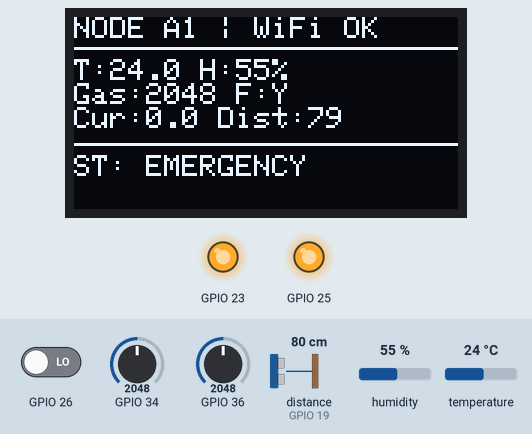
The sketch below on a simulated ESP32. On the bench: 128×64 one-colour display, output pins drawn as LEDs (lit = HIGH). Dashed ring = blinking. The test bench sets the inputs (shaded band); at power-on: GPIO 26 LOW, GPIO 34 = 2048, GPIO 36 = 2048, distance to the obstacle (sensor on GPIO 19) 80 cm, humidity 55 %, temperature 24 °C. Pins used as bus, display or sensor lines are not drawn; what the sketch prints to the serial monitor is not drawn.

Above: at 4.7 s.
4.8 s: GPIO 26 driven HIGH
At 6.5 s:
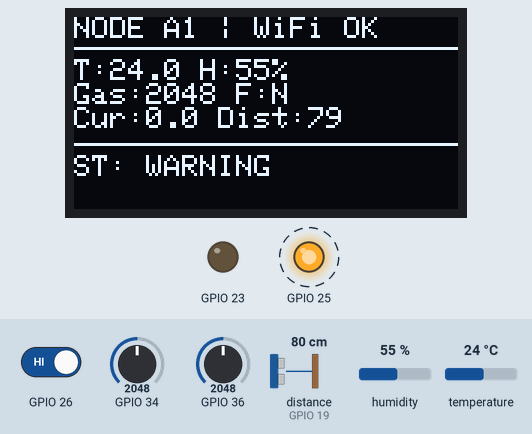
8.1 s: GPIO 34 set to 2458
At 9.0 s:
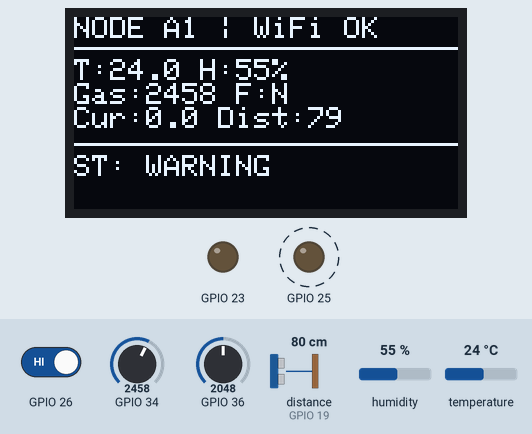
9.7 s: GPIO 34 set to 2531
At 10.9 s:
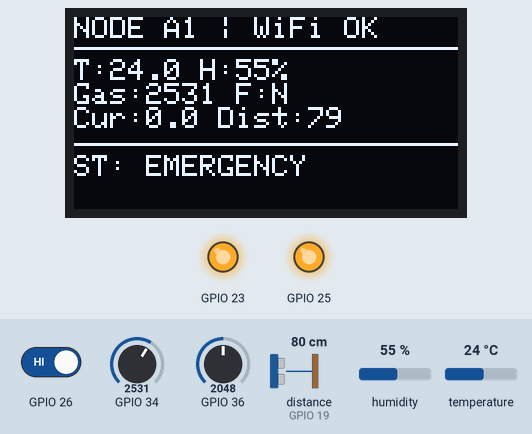
11.7 s: GPIO 34 set to 122
At 12.5 s:
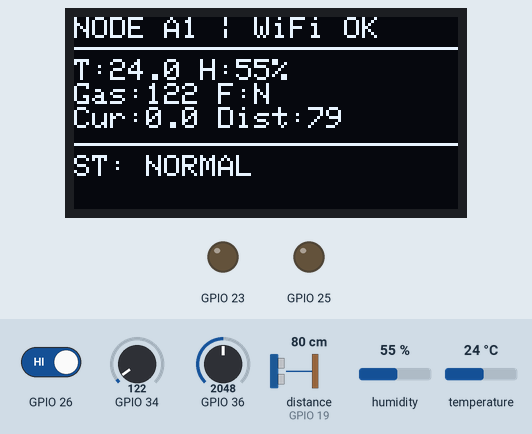
13.7 s: GPIO 36 set to 3655
At 15.2 s:
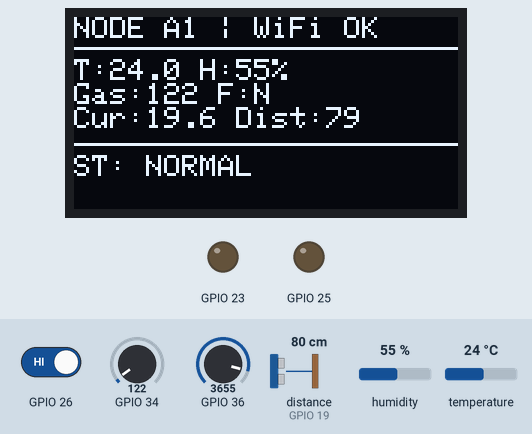
15.7 s: GPIO 36 set to 3725
At 17.5 s:
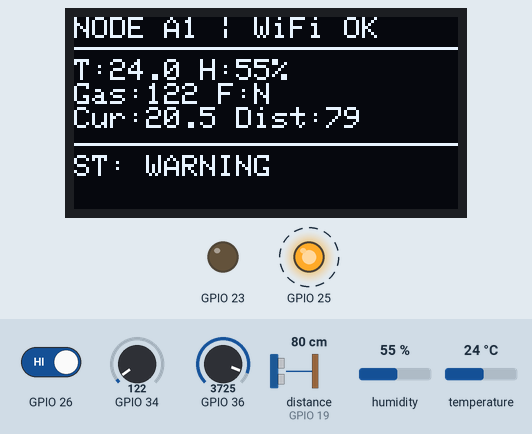
Timing chart, 0 to 18.6 s (numbered marks = the images above; inputs shaded):
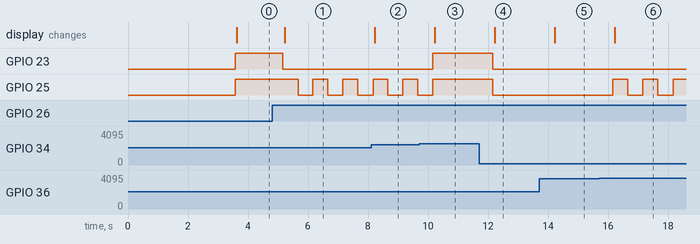

The sketch:

SynapseOS_Node.ino
```cpp
#include "Config.h"
#include "Sensors.h"
#include "CloudNet.h"
#include "Display.h"
#include <WiFi.h>

unsigned long lastFirebaseTime = 0;
unsigned long lastDisplayTime = 0;

void setup() {
    Serial.begin(115200);

    initDisplay();
    initSensors();

    // 1. Clear the old hotspot cache before attempting a new connection
    WiFi.disconnect(true);
    delay(1000);

    // 2. Initialize Wi-Fi (which uses credentials from CloudNet/Config)
    initWiFi();

    // 3. Wait for connection with Serial Monitor feedback so it doesn't fail silently
    Serial.print("Connecting to WiFi");
    while (WiFi.status() != WL_CONNECTED) {
        delay(500);
        Serial.print(".");
    }
    Serial.println("\nWiFi Connected!");

    initFirebase();
}

void loop() {
    unsigned long currentMillis = millis();

    maintainNetwork();
    updateSensors();

    if (currentMillis - lastDisplayTime >= DISPLAY_REFRESH_MS) {
        lastDisplayTime = currentMillis;
        refreshDisplay();
    }

    if (currentMillis - lastFirebaseTime >= FIREBASE_INTERVAL_MS) {
        lastFirebaseTime = currentMillis;
        pushToFirebase();
    }
}
```

Measured:
- the behaviour switches between 2500 and 2501 on GPIO 34 (found by bisection; images 2 and 3)
- the behaviour switches between 3685 and 3686 on GPIO 36 (found by bisection; images 5 and 6)
- after the input at 4.8 s, GPIO 23: HIGH → LOW after 0.36 s; GPIO 25: alternates HIGH for 0.50 s and LOW for 0.50 s, starting after 0.87 s; the display: changes after 0.42 s (image 1)
- after the input at 8.1 s, the display: changes after 0.12 s (image 2)
- after the input at 9.7 s, GPIO 23: LOW → HIGH after 0.46 s; GPIO 25: goes on until 10.2 s, then stays HIGH; the display: changes after 0.52 s (image 3)
- after the input at 11.7 s, GPIO 23, GPIO 25: HIGH → LOW after 0.46 s; the display: changes after 0.52 s (image 4)
- after the input at 13.7 s, the display: changes after 0.52 s (image 5)
- after the input at 15.7 s, GPIO 25: alternates HIGH for 0.50 s and LOW for 0.50 s, starting after 0.46 s; the display: changes after 0.52 s (image 6)
